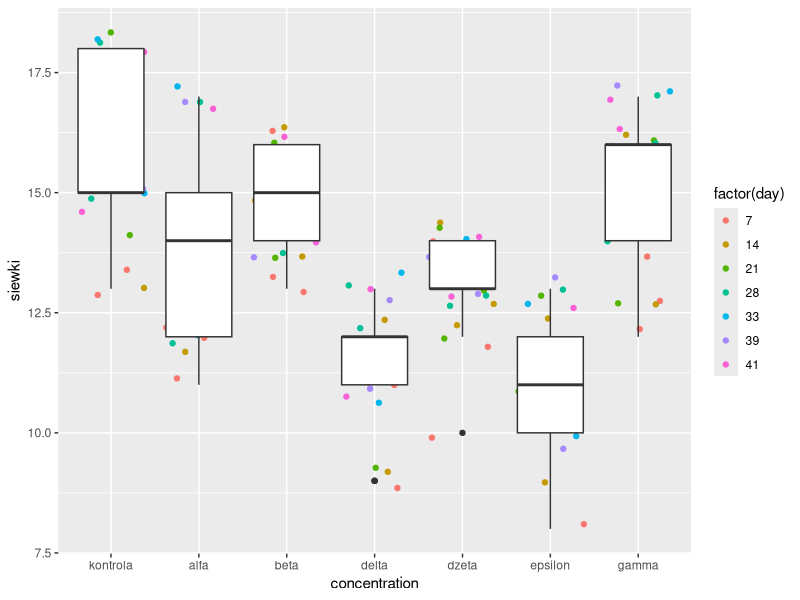
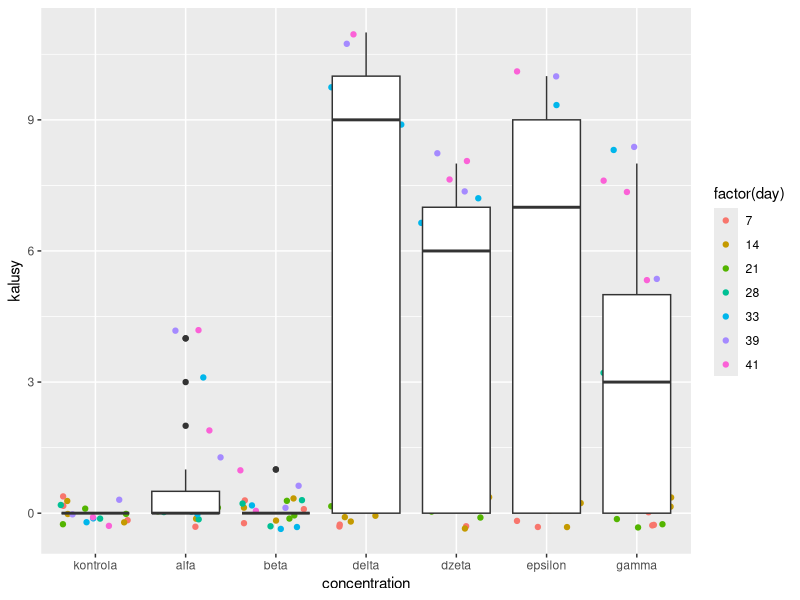
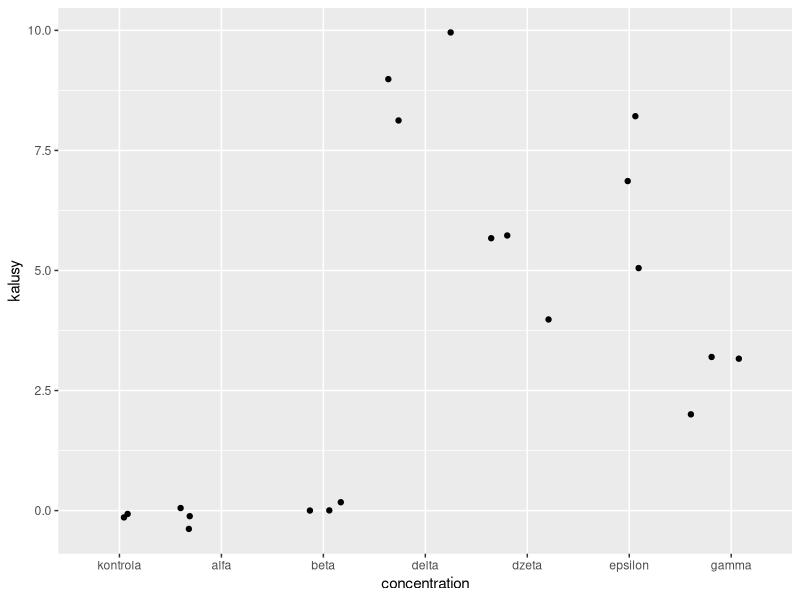
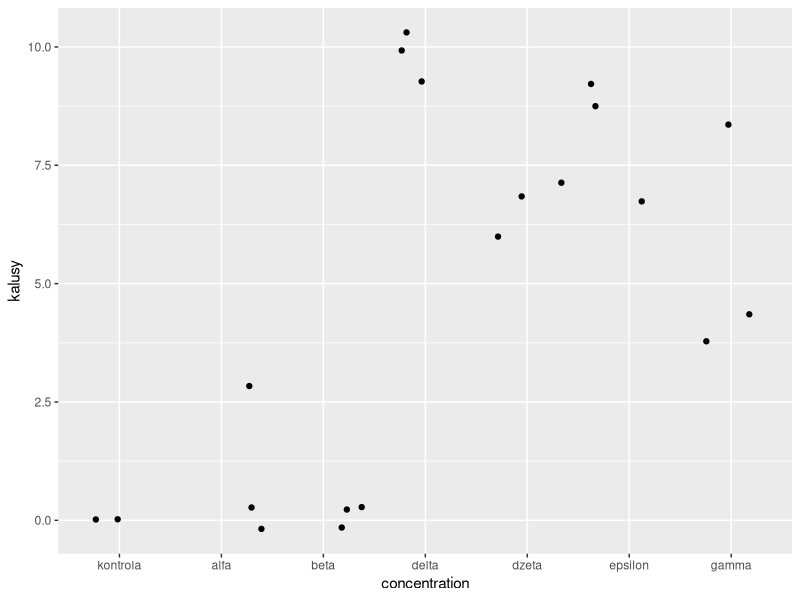
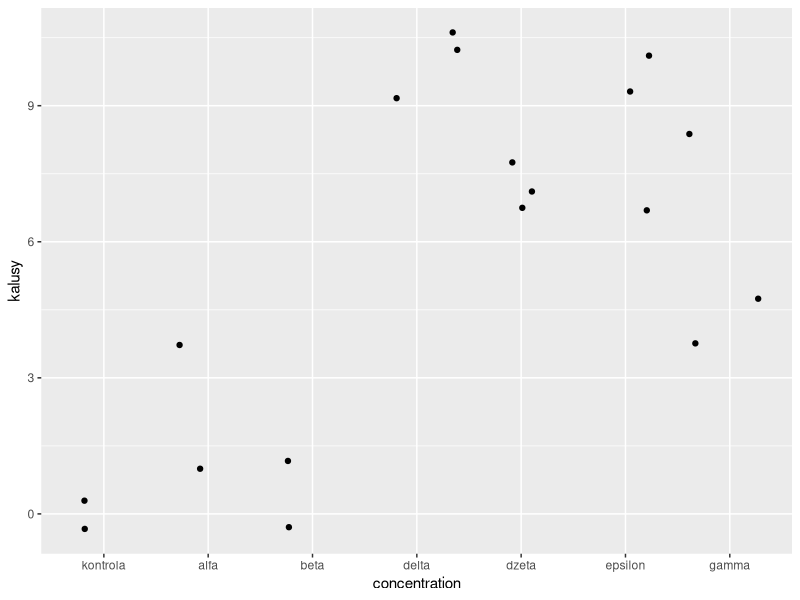
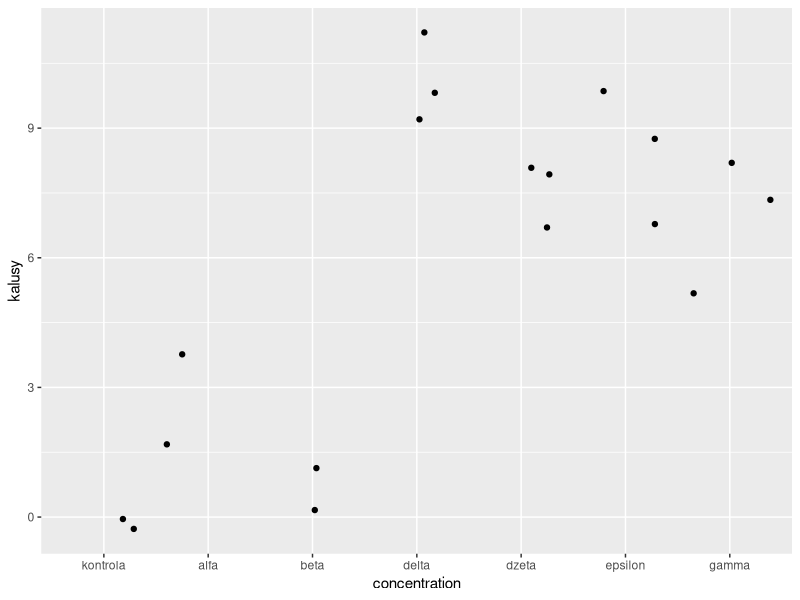

Write R code to recreate these figures, in order.
## ---- chunk 1
library(forcats)
library(ggplot2)
library(sandwich)


kielkowanie <- read.csv("./kielkowanie.csv")
kielkowanie$concentration = fct_relevel(kielkowanie$concentration, "kontrola", "alfa")

ggplot(data = kielkowanie) + geom_jitter(aes(x=concentration, y=siewki, color = factor(day))) + geom_boxplot(aes(x=concentration, y=siewki))
## ---- chunk 2
m1 = glm(siewki ~ concentration + day, family="poisson", data=kielkowanie)
summary(m1)

cov.m1 <- vcovHC(m1, type="HC0")
std.err <- sqrt(diag(cov.m1))
r.est <- cbind(Estimate= coef(m1), "Robust SE" = std.err,
"Pr(>|z|)" = 2 * pnorm(abs(coef(m1)/std.err), lower.tail=FALSE),
LL = coef(m1) - 1.96 * std.err,
UL = coef(m1) + 1.96 * std.err)

r.est
## ---- chunk 3
m1_d7 = glm(siewki ~ concentration, family="poisson", data= subset(kielkowanie, day == 7))
summary(m1_d7)

cov.m1_d7 <- vcovHC(m1_d7, type="HC0")
std.err_m1d7 <- sqrt(diag(cov.m1_d7))
r.est_m1d7 <- cbind(Estimate= coef(m1_d7), "Robust SE" = std.err_m1d7,
"Pr(>|z|)" = 2 * pnorm(abs(coef(m1_d7)/std.err_m1d7), lower.tail=FALSE),
LL = coef(m1_d7) - 1.96 * std.err_m1d7,
UL = coef(m1_d7) + 1.96 * std.err_m1d7)

r.est_m1d7
## ---- chunk 4
ggplot(data = kielkowanie) + geom_jitter(aes(x=concentration, y=kalusy, color = factor(day))) + geom_boxplot(aes(x=concentration, y=kalusy))
## ---- chunk 5
m2 = glm(kalusy ~ concentration + day, family="poisson", data=kielkowanie)
summary(m2)

cov.m2 <- vcovHC(m2, type="HC0")
std.err_m2 <- sqrt(diag(cov.m2))
r.est_m2 <- cbind(Estimate= coef(m2), "Robust SE" = std.err_m2,
"Pr(>|z|)" = 2 * pnorm(abs(coef(m2)/std.err_m2), lower.tail=FALSE),
LL = coef(m2) - 1.96 * std.err_m2,
UL = coef(m2) + 1.96 * std.err_m2)

r.est_m2
## ---- chunk 6
ggplot(data= subset(kielkowanie, day == 28)) + geom_jitter(aes(x=concentration, y=kalusy))
m2_d28 = glm(kalusy ~ concentration, family="poisson", data= subset(kielkowanie, day == 28))
summary(m2_d28)

cov.m2_d28 <- vcovHC(m2_d28, type="HC0")
std.err_m2d28 <- sqrt(diag(cov.m2_d28))
r.est_m2d28 <- cbind(Estimate= coef(m2_d28), "Robust SE" = std.err_m2d28,
"Pr(>|z|)" = 2 * pnorm(abs(coef(m2_d28)/std.err_m2d28), lower.tail=FALSE),
LL = coef(m2_d28) - 1.96 * std.err_m2d28,
UL = coef(m2_d28) + 1.96 * std.err_m2d28)

r.est_m2d28
## ---- chunk 7
ggplot(data= subset(kielkowanie, day == 33)) + geom_jitter(aes(x=concentration, y=kalusy))
m2_d33 = glm(kalusy ~ concentration, family="poisson", data= subset(kielkowanie, day == 33))
summary(m2_d33)

cov.m2_d33 <- vcovHC(m2_d33, type="HC0")
std.err_m2d33 <- sqrt(diag(cov.m2_d33))
r.est_m2d33 <- cbind(Estimate= coef(m2_d33), "Robust SE" = std.err_m2d33,
"Pr(>|z|)" = 2 * pnorm(abs(coef(m2_d33)/std.err_m2d33), lower.tail=FALSE),
LL = coef(m2_d33) - 1.96 * std.err_m2d33,
UL = coef(m2_d33) + 1.96 * std.err_m2d33)

r.est_m2d33
## ---- chunk 8
ggplot(data= subset(kielkowanie, day == 39)) + geom_jitter(aes(x=concentration, y=kalusy))
m2_d39 = glm(kalusy ~ concentration, family="poisson", data= subset(kielkowanie, day == 39))
summary(m2_d39)

cov.m2_d39 <- vcovHC(m2_d39, type="HC0")
std.err_m2d39 <- sqrt(diag(cov.m2_d39))
r.est_m2d39 <- cbind(Estimate= coef(m2_d39), "Robust SE" = std.err_m2d39,
"Pr(>|z|)" = 2 * pnorm(abs(coef(m2_d39)/std.err_m2d39), lower.tail=FALSE),
LL = coef(m2_d39) - 1.96 * std.err_m2d39,
UL = coef(m2_d39) + 1.96 * std.err_m2d39)

r.est_m2d39
## ---- chunk 9
ggplot(data= subset(kielkowanie, day == 41)) + geom_jitter(aes(x=concentration, y=kalusy))
m2_d41 = glm(kalusy ~ concentration, family="poisson", data= subset(kielkowanie, day == 41))
summary(m2_d41)

cov.m2_d41 <- vcovHC(m2_d41, type="HC0")
std.err_m2d41 <- sqrt(diag(cov.m2_d41))
r.est_m2d41 <- cbind(Estimate= coef(m2_d41), "Robust SE" = std.err_m2d41,
"Pr(>|z|)" = 2 * pnorm(abs(coef(m2_d41)/std.err_m2d41), lower.tail=FALSE),
LL = coef(m2_d41) - 1.96 * std.err_m2d41,
UL = coef(m2_d41) + 1.96 * std.err_m2d41)

r.est_m2d41
